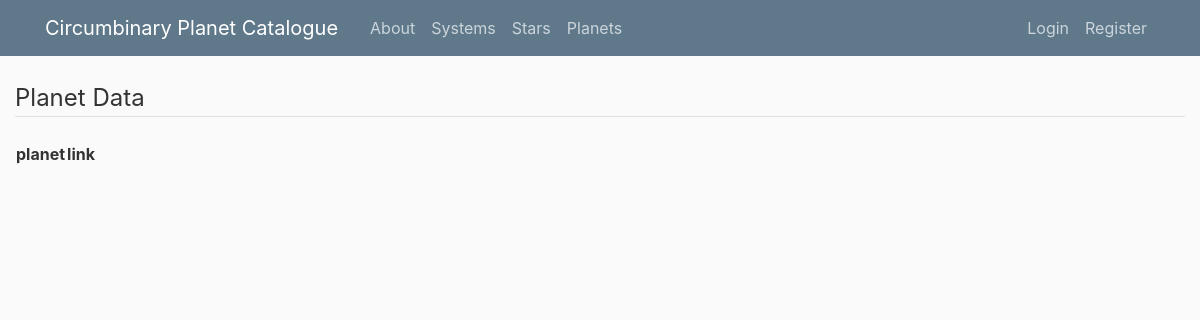
The page /planets on the database as committed earlier.
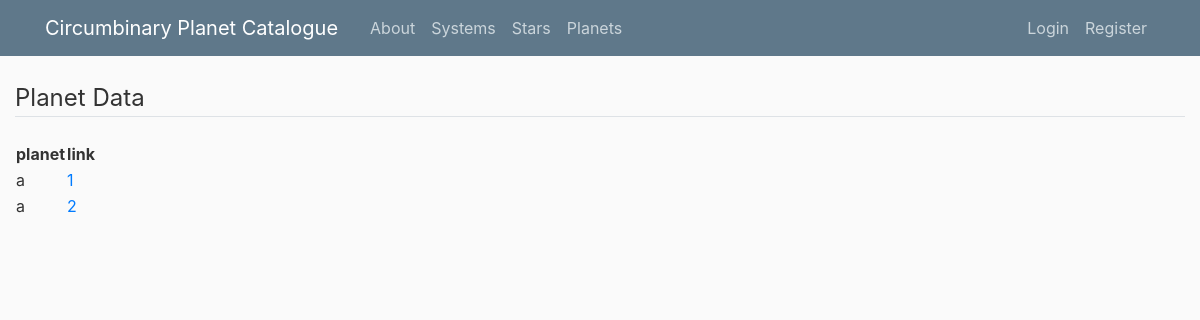
The same page on the database as committed later.
### flaskblog/models.py (models this page shows, shortened)
class Planet(db.Model):
    id = db.Column(db.Integer, primary_key=True)
    planet_name = db.Column(db.String)
    system_name = db.Column(db.String)
    discovery_method = db.Column(db.String)
    discovery_year = db.Column(db.Integer)
    discovery_ref = db.Column(db.Text)
    OrbPer = db.Column(db.Float)
    OrbPer_error_upper = db.Column(db.Float)
    OrbPer_error_lower = db.Column(db.Float)
    OrbPer_ref = db.Column(db.Text)
    mass = db.Column(db.Float)
    mass_error_upper = db.Column(db.Float)
    mass_error_lower = db.Column(db.Float)
    mass_ref = db.Column(db.Text)
    min_mass = db.Column(db.Float)
    min_mass_error_upper = db.Column(db.Float)
    min_mass_error_lower = db.Column(db.Float)
    min_mass_ref = db.Column(db.Text)
    radius = db.Column(db.Float)
    radius_error_upper = db.Column(db.Float)
    radius_error_lower = db.Column(db.Float)
    radius_ref = db.Column(db.Text)
    pl_a = db.Column(db.Float)
    pl_a_error_upper = db.Column(db.Float)
    pl_a_error_lower = db.Column(db.Float)
    pl_a_ref = db.Column(db.Text)
    pl_e = db.Column(db.Float)
    pl_e_error_upper = db.Column(db.Float)
    pl_e_error_lower = db.Column(db.Float)
    pl_e_ref = db.Column(db.Text)
    pl_w = db.Column(db.Float)
    pl_w_error_upper = db.Column(db.Float)
    pl_w_error_lower = db.Column(db.Float)
    pl_w_ref = db.Column(db.Text)
    T_per = db.Column(db.Float)
    T_per_error_upper = db.Column(db.Float)
    T_per_error_lower = db.Column(db.Float)
    T_per_ref = db.Column(db.Text)
    mean_anomaly = db.Column(db.Float)
    mean_anomaly_error_upper = db.Column(db.Float)
    mean_anomaly_error_lower = db.Column(db.Float)
    mean_anomaly_ref = db.Column(db.Text)
    notes = db.Column(db.Text)
    user_id = db.Column(db.Integer, db.ForeignKey('user.id'), nullable=False)

### flaskblog/planets/routes.py (the view)
@planets_bp.route("/planets")
def planets():
    planets = Planet.query.all()
    return render_template('planets.html', title="Planet Catalogue", planets=planets)

### flaskblog/templates/planets.html (shortened to what this page needs)
{% extends "tb_layout.html" %}
{% block content %}
            <legend class="border-bottom mb-4"> Planet Data</legend>
            <table id="example">
                <thead>
                    <tr>
                        <th scope="col"> planet </th>
                        <th scope="col"> link </th>
                    </tr>
                </thead>
                <tbody>
                    {% for planet in planets %}
                    <tr>
                        <td> {{ planet.planet_name }} </td>
                        <td> <a href="{{ url_for('planets.planet', planet_id=planet.id) }}"> {{ planet.id }} </a> </td>
                    </tr>
                    {% endfor %}
                </tbody>
            </table>
{% endblock content %}

### flaskblog/templates/tb_layout.html (shortened to what this page needs)
<!DOCTYPE html>
<html>
<head>
    <link rel="stylesheet" href="https://maxcdn.bootstrapcdn.com/bootstrap/4.0.0/css/bootstrap.min.css">
    <link rel="stylesheet" type="text/css" href="{{ url_for('static', filename='main.css') }}">
    <link rel="stylesheet" type="text/css" href="https://cdn.datatables.net/v/dt/dt-1.12.1/b-2.2.3/b-colvis-2.2.3/fc-4.1.0/fh-3.2.4/datatables.min.css"/>
</head>
<body>
    <header class="site-header">
      <nav class="navbar navbar-expand-md navbar-dark bg-steel fixed-top">
        <div class="container">
          <a class="navbar-brand mr-4" href="/"> Circumbinary Planet Catalogue </a>
          <div class="collapse navbar-collapse" id="navbarToggle">
            <div class="navbar-nav mr-auto">
              <a class="nav-item nav-link" href="{{ url_for('main.about') }}">About</a>
              <a class="nav-item nav-link" href="{{ url_for('systems.systems') }}">Systems</a>
              <a class="nav-item nav-link" href="{{ url_for('stars.stars') }}">Stars</a>
              <a class="nav-item nav-link" href="{{ url_for('planets.planets') }}">Planets</a>
            </div>
            <div class="navbar-nav">
              {% if current_user.is_authenticated %}
              <li class="nav-item dropdown">
                <a class="nav-link dropdown-toggle" id="navbarDropdown" role="button" data-toggle="dropdown" aria-haspopup="true" aria-expanded="false">
                  User Menu
                </a>
              <div class="dropdown-menu"  aria-labelledby="navbarDropdown">
                <a class="dropdown-item" href="{{ url_for('systems.new_system') }}">Add New System</a>
                <a class="dropdown-item" href="{{ url_for('stars.new_star') }}">Add New Star</a>
                <a class="dropdown-item" href="{{ url_for('planets.new_planet') }}">Add New Planet</a>
                <a class="dropdown-item" href="{{ url_for('users.account') }}">My Account</a>
                <a class="dropdown-item" href="{{ url_for('users.logout') }}">Log Out</a>
              </div>
          </li>
              {% else %}
                <a class="nav-item nav-link" href="{{ url_for('users.login') }}">Login</a>
                <a class="nav-item nav-link" href="{{ url_for('users.register') }}">Register</a>
              {% endif %}
            </div>
          </div>
        </div>
      </nav>
    </header>
    <main role="main" class="container-fluid">
          {% block content %}{% endblock %}
    </main>
</body>
</html>

### flaskblog/static/main.css (style rules this page uses)
body { background: #fafafa; color: #333333; margin-top: 5rem; }
.bg-steel { background-color: #5f788a; }
.site-header .navbar-nav .nav-link { color: #cbd5db; }

Rows that differ between the two databases and show on the page:
added Planet: planet_name "a", id "1"
added Planet: planet_name "a", id "2"
